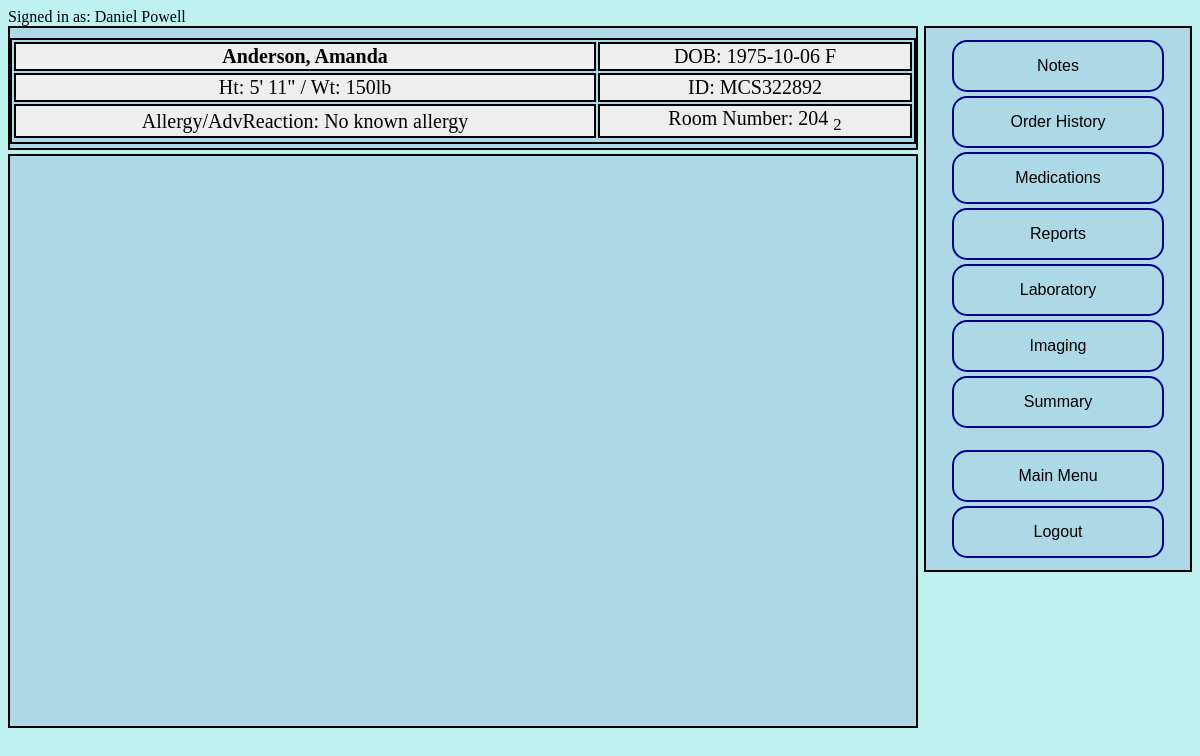
Page /Main.php?Patientmcs=MCS322892 (signed in) on the committed database.
### tables this page shows
CREATE TABLE ResidesIn(
patientMCS VARCHAR(9) unique,
roomNumber INTEGER,
bedNumber INTEGER,
PRIMARY KEY(patientMCS, roomNumber),
UNIQUE (roomNumber, bedNumber),
FOREIGN KEY (roomNumber) REFERENCES Room (roomNumber),
FOREIGN KEY (patientMCS) REFERENCES Patient (patientMCS),
CHECK ( bedNumber = 1
OR bedNumber = 2));

CREATE TABLE Patient(
patientMCS CHAR(9),
patientFirstName VARCHAR(64),
patientLastName VARCHAR(64),
patientSIN CHAR(11),
patientHeight INTEGER,
patientWeight FLOAT,
patientDateOfBirth DATE,
patientGender CHAR,
patientHealthCard LONG,
patientPostalCode CHAR(7),
patientAddress VARCHAR(64),
patientCity VARCHAR(32),
patientPhoneNumber CHAR(17),
patientAdvancedDirective VARCHAR(32),
patientAdvDirOnFile VARCHAR(32),
patientAllergies VARCHAR(64),
patientAdvDirDate DATE,
PRIMARY KEY (patientMCS));

CREATE TABLE Room(
unitCode CHAR(2),
roomNumber INTEGER,
PRIMARY KEY (roomNumber),
FOREIGN KEY (unitCode) REFERENCES Unit (unitCode));

### Main.php (the view, shortened to what this page needs)
<!DOCTYPE html>
<html>
	<head>
		<link
        		href = "./style.css"
        		type = "text/css"
        		rel  = "stylesheet">
	</head>
	<body bgcolor="#BFF1EF"  onload="run()";>
	<div id="User">
		<?php
		$USER = $_SESSION["uName"];
		echo "Signed in as: $USER";
		?>
	</div>
	<div id="client_info">
		<?php
		include("config.php");
		$PMCS = $_GET['Patientmcs'];
		$PMCS = mysqli_real_escape_string($db, $PMCS);
		$sql = "SELECT * FROM Patient natural join Room natural join ResidesIn
						WHERE '$PMCS' = Patientmcs;";
		$result = mysqli_query($db,$sql);
		echo "<table border='1' id='Main'>";
		while($row = mysqli_fetch_array($result, MYSQLI_ASSOC)){
		$inc = $row['patientHeight']%12;
		$feet = floor( $row['patientHeight']/12);
		$height = $feet . "' " . $inc . "\" ";
		echo "<tr>
				<td class='bold'>" . $row['patientLastName'] . ", " . $row['patientFirstName'] . "</td>
				<td>DOB: " . $row['patientDateOfBirth'] . " " . $row['patientGender'] . "</td>
			</tr>
			<tr>
				<td>" . "Ht: " . $height . " / Wt: " . $row['patientWeight'] . "lb" . "</td>
				<td>" . "ID: " . $row['patientMCS'] . "</td>
			</tr>
			<tr>
				<td>" . "Allergy/AdvReaction: " . $row['patientAllergies'] . "</td>
				<td>" . "Room Number: " . $row['roomNumber'] . " <sub>" . $row['bedNumber'] . "</sub></td>
			<tr>
			";
		}
		echo "</table>"
		?>
	</div>
	<div id="Buttons">
			<button class="sidebutton" onclick="Notes_function()">Notes</button><br>
			<button class="sidebutton" onclick="OrderHistory_function()">Order History</button><br>
			<button class="sidebutton" onclick="Medications_function()">Medications</button><br>
			<button class="sidebutton" onclick="Reports_function()">Reports</button><br>
			<button class="sidebutton" onclick="Laboratory_function()">Laboratory</button><br>
			<button class="sidebutton" onclick="Imaging_function()">Imaging</button><br>
			<button class="sidebutton" onclick="Summary_function()">Summary</button>
			<br><br>
			<form action="Units.php">
				<input class="sidebutton" type="submit" value="Main Menu">
			</form>
			<form action="Logout.php">
				<input class="sidebutton" type="submit" value="Logout"><br>
			</form>
	</div>
	<section class="panel mainpanel">
	</section>
	</body>
</html>

### style.css (style rules this page uses)
html { text-style:Courier New; }
table { border: 2px solid black; width: 100%; }
section { display: inline-block; }
td { border: 2px solid black; text-align: center; }
.bold { font-weight: bold; }
.panel { position: absolute; width: 75.5%; min-width: 500px; min-height: 550px; border: 2px solid black; padding: 10px 0; text-align: center; background-color: lightblue; }
.mainpanel { margin-top: 128px; }
#client_info { position:absolute; display: inline-block; width: 75.5%; min-width: 500px; height: 100px; min-height: 100px; border: 2px solid black; padding: 10px 0; text-align: center; background-color: lightblue; }
#Buttons { position:absolute; right: 10px; left: 77%; display: inline-block; min-width: 22%; min-height: 220px; border: 2px solid black; padding: 10px 0; text-align: center; background-color: lightblue; }
input { background-color: lightblue; border: 2px solid darkblue; border-radius: 15px; color: black; width: 300px; padding: 15px 15px; text-align: center; text-decoration: none; display: inline-block; font-size: 16px; margin-top: 2px; margin-bottom: 2px; }
.sidebutton { background-color: lightblue; border: 2px solid darkblue; border-radius: 15px; color: black; width: 80%; padding: 15px 15px; text-align: center; text-decoration: none; display: inline-block; font-size: 16px; margin-top: 2px; margin-bottom: 2px; }
#Main { border: 2px solid black; width: 100%; font-size: 20px; background-color: lightblue; }
#Main tr { background-color: #eee; border-top: 1px solid #fff; font-size: 20px; }

### rows in the picture
residesin: patientMCS.patientLastName "Anderson", patientMCS.patientFirstName "Amanda", patientMCS.patientDateOfBirth "1975-10-06", patientMCS.patientGender "F", patientMCS.patientHeight "5' 11\"", patientMCS.patientWeight "150", patientMCS.patientMCS "MCS322892", patientMCS.patientAllergies "No known allergy", roomNumber.roomNumber "204", bedNumber "2"

### other values in the picture
$USER "Daniel Powell"
